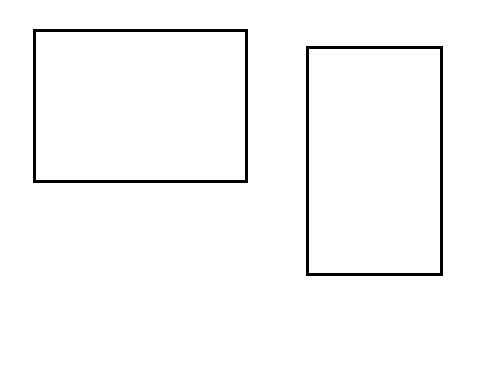
#> input picture OpenCV_Python_Tutorials/Working_with_Images/Drawing_Functions/shapes.jpg, 485 x 372 px
$ python 07_Find_and_draw_contours.py
#> lines starting #> are read from the running program, lines starting #| are printed output that depends on the picture; after the words box and inside, x2 and y2 are one past the last pixel; in counts of white or black regions, pixels touching at a corner belong together
import numpy as np
import cv2

# read an input image
image = cv2.imread("shapes.jpg", 0)
#> image is the input picture: shape (372, 485); min 0, max 255, mean 248.9

# find canny edges
edged = cv2.Canny(image, 30, 200)
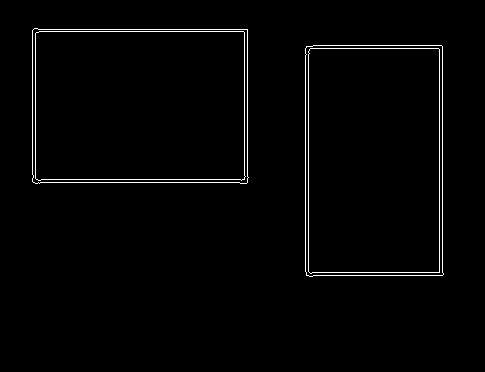
#> edged: shape (372, 485); 1.6% white in thin lines or dots, all inside (x1, y1, x2, y2) = (32, 28, 444, 277)

# Finding Contours
# Use a copy of the image e.g. edged.copy()
# since findContours alters the image
contours, hierarchy = cv2.findContours(edged,
                                       cv2.RETR_EXTERNAL, cv2.CHAIN_APPROX_NONE)
#> contours = 2 contours; box (x1, y1, x2, y2) and area: (32, 28, 249, 184) 32907, (305, 45, 444, 277) 31502

cv2.imshow('Canny Edges After Contouring', edged)

print("Number of Contours found = " + str(len(contours)))
#| Number of Contours found = 2

# Draw all contours
# -1 signifies drawing all contours
cv2.drawContours(image, contours, -1, (0, 0, 255), 3)
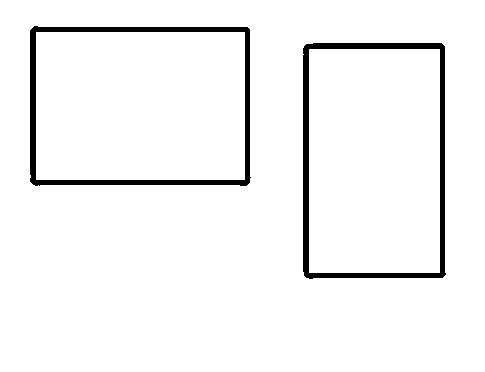
#> image: shape (372, 485); 2.14% of pixels changed, all inside (x1, y1, x2, y2) = (30, 26, 446, 279)

cv2.imshow('Contours', image)
cv2.waitKey(0)
cv2.destroyAllWindows()
